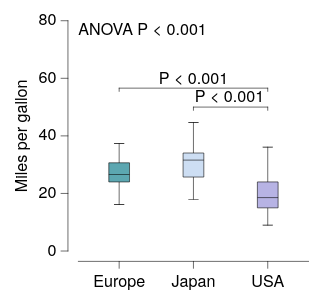

Write a Vega-Lite specification for this figure.
### Vega-Lite specification from a JSON file in a GitHub repository (floating-point values rounded to 4 significant figures; data arrays with more than 128 entries replaced by an {"elided": "..."} marker saying what was removed)
{"background": null, "config": {"arc": {"fill": "#DBDBDB", "fillOpacity": 1.0, "innerRadius": 25.0, "padAngle": 0.03, "stroke": "black", "strokeOpacity": 1, "strokeWidth": 0.25}, "area": {"fill": "#DBDBDB", "fillOpacity": 1.0, "stroke": "black", "strokeOpacity": 1, "strokeWidth": 0.25}, "axis": {"domain": true, "domainCap": "round", "domainColor": "black", "domainWidth": 0.25, "grid": false, "gridCap": "round", "gridColor": "#F1F1F1", "gridDash": [0, 0], "gridOpacity": 1.0, "gridWidth": 0.25, "labelColor": "black", "labelFont": "Helvetica Neue, HelveticaNeue, Helvetica, Arial, sans-serif", "labelFontSize": 7, "labelFontStyle": "normal", "labelFontWeight": 400, "offset": 4.5, "ticks": true, "tickCap": "round", "tickColor": "black", "tickRound": false, "tickSize": 3, "tickWidth": 0.25, "titleColor": "black", "titleFont": "Helvetica Neue, HelveticaNeue, Helvetica, Arial, sans-serif", "titleFontSize": 7, "titleFontStyle": "normal", "titleFontWeight": 400}, "axisX": {"domain": true, "labelAlign": "center", "labelAngle": 0, "labels": true, "ticks": true, "translate": 0}, "axisY": {"domain": true, "labelAlign": "right", "labelAngle": 0, "labels": true, "ticks": true, "translate": 0}, "axisRight": {"domain": true, "labelAlign": "left", "labelAngle": 0, "labels": true, "ticks": true, "translate": 0}, "axisTop": {"domain": true, "labelAlign": "center", "labelAngle": 0, "labels": true, "ticks": true, "translate": 0}, "axisBand": {"tickOffset": 0}, "bar": {"fill": "#DBDBDB", "fillOpacity": 1.0, "stroke": "black", "strokeOpacity": 1, "strokeWidth": 0.25}, "boxplot": {"size": 9.0, "ticks": {"cornerRadius": 0.25, "fill": "black", "opacity": 1, "size": 4.5, "thickness": 0.25}, "box": {"fillOpacity": 1.0, "stroke": "black", "strokeOpacity": 1, "strokeWidth": 0.25}, "median": {"cornerRadius": 0, "fill": "black", "fillOpacity": 1.0, "opacity": 1, "size": 9.0, "thickness": 0.25}, "rule": {"fill": "black", "fillOpacity": 1.0, "size": 10.0, "stroke": "black", "strokeDash": [0, 0], "strokeOpacity": 1, "strokeWidth": 0.25}, "outliers": {"color": "black", "fill": "black", "fillOpacity": 1.0, "size": 0, "stroke": "black", "strokeOpacity": 1, "strokeWidth": 0.25}}, "circle": {"fill": "black", "fillOpacity": 1.0, "size": 1.25, "stroke": null, "strokeOpacity": 1, "strokeWidth": 0.25}, "errorband": {"band": {"fillOpacity": 0.6, "stroke": null, "strokeWidth": 0.25, "strokeOpacity": 1}, "borders": {"opacity": 0, "strokeOpacity": 0.25, "strokeWidth": 1}}, "errorbar": {"opacity": 1, "rule": {"strokeDash": [0, 0], "strokeWidth": 0.25}, "ticks": {"color": "black", "cornerRadius": 0.125, "opacity": 1, "size": 6.0, "thickness": 0.25}, "thickness": 0.25}, "font": "Helvetica Neue, HelveticaNeue, Helvetica, Arial, sans-serif", "geoshape": {"fill": "#DBDBDB", "fillOpacity": 1.0, "stroke": "black", "strokeOpacity": 1, "strokeWidth": 0.25}, "header": {"labelColor": "black", "labelFont": "Helvetica Neue, HelveticaNeue, Helvetica, Arial, sans-serif", "labelFontSize": 7, "labelFontStyle": "normal", "labelFontWeight": 400, "titleColor": "black", "titleFont": "Helvetica Neue, HelveticaNeue, Helvetica, Arial, sans-serif", "titleFontSize": 7, "titleFontStyle": "normal", "titleFontWeight": 400, "titlePadding": 0}, "legend": {"disable": false, "offset": 4.5, "titlePadding": 4, "labelOffset": 2, "gradientLabelOffset": 2, "gradientLength": 50.0, "gradientThickness": 5.0, "gradientOpacity": 1.0, "gradientStrokeColor": "black", "gradientStrokeWidth": 0.25, "labelColor": "black", "labelFont": "Helvetica Neue, HelveticaNeue, Helvetica, Arial, sans-serif", "labelFontSize": 7, "labelFontStyle": "normal", "labelFontWeight": 400, "strokeColor": "black", "strokeWidth": 0, "symbolSize": 42, "symbolStrokeColor": "black", "symbolStrokeWidth": 0.25, "titleColor": "black", "titleFont": "Helvetica Neue, HelveticaNeue, Helvetica, Arial, sans-serif", "titleFontSize": 7, "titleFontStyle": "normal", "titleFontWeight": 400}, "line": {"color": "black", "stroke": "black", "strokeCap": "round", "strokeDash": [0, 0], "strokeOpacity": 1, "strokeWidth": 0.375}, "point": {"filled": true, "fill": "#DBDBDB", "fillOpacity": 1.0, "size": 5.0, "stroke": "black", "strokeOpacity": 1, "strokeWidth": 0.25}, "range": {"category": ["#5CA7B1", "#CDDEF3", "#B7B3E4", "#B3DAB5", "#F5E1B3", "#3D727B", "#8AA8D2", "#867DAC", "#80A988", "#CBB17A", "#204148", "#59719A", "#584C77", "#507B5F", "#9D824D"], "diverging": {"scheme": ["#C35082", "#CE6D94", "#D989A7", "#E2A4BA", "#EABFCE", "#F1DBE2", "#F6F6F6", "#D7E0EB", "#B9CBE0", "#9BB6D5", "#7DA1C9", "#5F8CBD", "#4177B1"]}, "heatmap": {"scheme": ["#32022B", "#43044D", "#4C196E", "#4D338C", "#484DA6", "#3A68BB", "#1D83CA", "#1D9CCB", "#23B5C9", "#28CDC5", "#4DE0B4", "#91EE9F"]}, "ordinal": {"scheme": ["#F1F1F1", "#DBDBDB", "#C6C6C6", "#B2B2B2", "#9D9D9D", "#898989", "#767676", "#636363", "#515151", "#404040", "#2F2F2F", "#1F1F1F"]}, "ramp": {"scheme": ["#32022B", "#43044D", "#4C196E", "#4D338C", "#484DA6", "#3A68BB", "#1D83CA", "#1D9CCB", "#23B5C9", "#28CDC5", "#4DE0B4", "#91EE9F"]}}, "rule": {"color": "black", "stroke": "black", "strokeCap": "round", "strokeDash": [2, 2], "strokeOpacity": 1, "strokeWidth": 0.25}, "scale": {"bandPaddingInner": 0.1, "bandPaddingOuter": 0.1, "round": false}, "rect": {"fill": "#DBDBDB", "fillOpacity": 1.0, "stroke": "black", "strokeOpacity": 1, "strokeWidth": 0.25}, "square": {"fill": "#DBDBDB", "fillOpacity": 1.0, "size": 10.0, "stroke": "black", "strokeOpacity": 1, "strokeWidth": 0.25}, "text": {"color": "black", "font": "Helvetica Neue, HelveticaNeue, Helvetica, Arial, sans-serif", "fontSize": 7, "fontStyle": "normal", "fontWeight": 400}, "tick": {"color": "black", "cornerRadius": 0.125, "opacity": 1.0, "size": 9.0, "thickness": 0.25}, "title": {"anchor": "middle", "frame": "group", "color": "black", "font": "Helvetica Neue, HelveticaNeue, Helvetica, Arial, sans-serif", "fontSize": 7, "fontStyle": "normal", "fontWeight": 400, "subtitleColor": "black", "subtitleFont": "Helvetica Neue, HelveticaNeue, Helvetica, Arial, sans-serif", "subtitleFontSize": "Helvetica Neue, HelveticaNeue, Helvetica, Arial, sans-serif", "subtitleFontStyle": "normal", "subtitleFontWeight": 400}, "trail": {"color": "black", "opacity": 1, "size": 0.375}, "view": {"continuousWidth": 100, "continuousHeight": 100, "discreteWidth": 100, "discreteHeight": 100, "fill": null, "stroke": null, "strokeWidth": 0.25}}, "layer": [{"data": {"name": "data-84942684f44a0939f6e50b33ec91a880"}, "mark": {"type": "boxplot"}, "encoding": {"color": {"field": "Origin", "legend": null, "type": "nominal"}, "x": {"field": "Origin", "sort": ["Europe", "Japan", "USA"], "title": null, "type": "nominal"}, "y": {"field": "Miles_per_Gallon", "scale": {"domain": [0, 75]}, "title": "Miles per gallon", "type": "quantitative"}}}, {"layer": [{"data": {"values": [{"__dysonsphere__": 1}]}, "mark": {"type": "text", "align": "left", "angle": 0, "baseline": "top", "dx": 0, "dy": 0, "fontSize": 7, "opacity": 1.0}, "encoding": {"text": {"value": "ANOVA P < 0.001"}, "x": {"value": 0}, "y": {"value": 0}}}, {"layer": [{"data": {"values": [{"x": "Europe", "x2": "USA", "y": 56.58, "__dysonsphere__": 1}]}, "mark": {"type": "rule", "strokeCap": "round", "strokeDash": [0, 0], "strokeWidth": 0.25}, "encoding": {"x": {"field": "x", "type": "nominal"}, "x2": {"field": "x2"}, "y": {"field": "y", "type": "quantitative"}}}, {"data": {"values": [{"x": "Europe", "y": 56.58, "y2": 55.45, "__dysonsphere__": 1}]}, "mark": {"type": "rule", "strokeCap": "round", "strokeDash": [0, 0], "strokeWidth": 0.25}, "encoding": {"x": {"field": "x", "type": "nominal"}, "y": {"field": "y", "type": "quantitative"}, "y2": {"field": "y2"}}}, {"data": {"values": [{"x": "USA", "y": 56.58, "y2": 55.45, "__dysonsphere__": 1}]}, "mark": {"type": "rule", "strokeCap": "round", "strokeDash": [0, 0], "strokeWidth": 0.25}, "encoding": {"x": {"field": "x", "type": "nominal"}, "y": {"field": "y", "type": "quantitative"}, "y2": {"field": "y2"}}}, {"data": {"values": [{"y": 56.58, "label": "P < 0.001", "__dysonsphere__": 1}]}, "mark": {"type": "text", "align": "center", "dy": -4, "fontSize": 7}, "encoding": {"text": {"field": "label", "type": "nominal"}, "x": {"value": 50.0}, "y": {"field": "y", "type": "quantitative"}}}]}, {"layer": [{"data": {"values": [{"x": "Japan", "x2": "USA", "y": 50.0, "__dysonsphere__": 1}]}, "mark": {"type": "rule", "strokeCap": "round", "strokeDash": [0, 0], "strokeWidth": 0.25}, "encoding": {"x": {"field": "x", "type": "nominal"}, "x2": {"field": "x2"}, "y": {"field": "y", "type": "quantitative"}}}, {"data": {"values": [{"x": "Japan", "y": 50.0, "y2": 48.87, "__dysonsphere__": 1}]}, "mark": {"type": "rule", "strokeCap": "round", "strokeDash": [0, 0], "strokeWidth": 0.25}, "encoding": {"x": {"field": "x", "type": "nominal"}, "y": {"field": "y", "type": "quantitative"}, "y2": {"field": "y2"}}}, {"data": {"values": [{"x": "USA", "y": 50.0, "y2": 48.87, "__dysonsphere__": 1}]}, "mark": {"type": "rule", "strokeCap": "round", "strokeDash": [0, 0], "strokeWidth": 0.25}, "encoding": {"x": {"field": "x", "type": "nominal"}, "y": {"field": "y", "type": "quantitative"}, "y2": {"field": "y2"}}}, {"data": {"values": [{"y": 50.0, "label": "P < 0.001", "__dysonsphere__": 1}]}, "mark": {"type": "text", "align": "center", "dy": -4, "fontSize": 7}, "encoding": {"text": {"field": "label", "type": "nominal"}, "x": {"value": 65.62}, "y": {"field": "y", "type": "quantitative"}}}]}], "name": "__dysonsphere_a9b257f8a1ec4766_1"}], "$schema": "https://vega.github.io/schema/vega-lite/v6.4.1.json", "datasets": {"data-84942684f44a0939f6e50b33ec91a880": {"elided": "398 records"}}}
